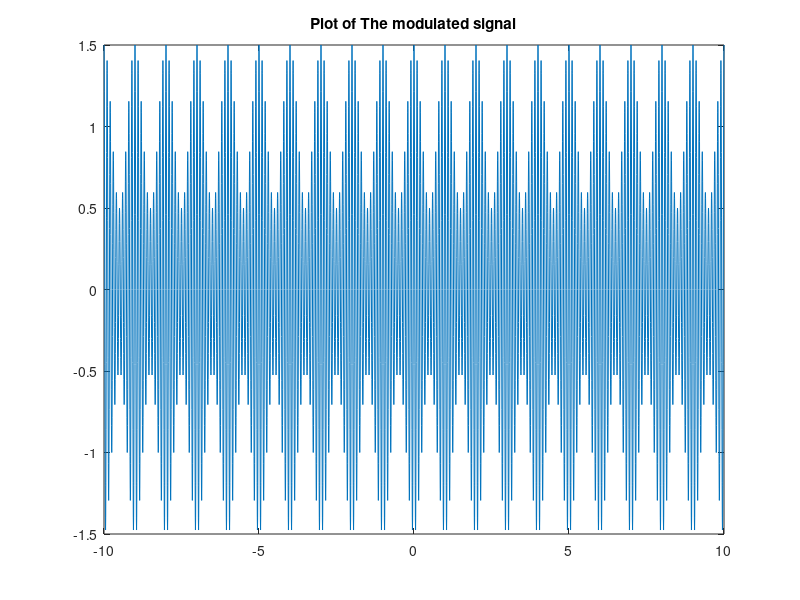
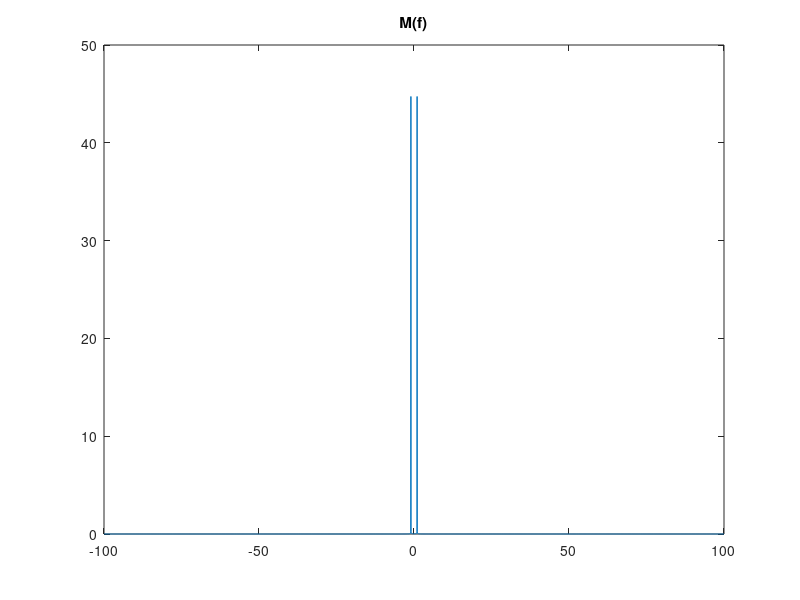
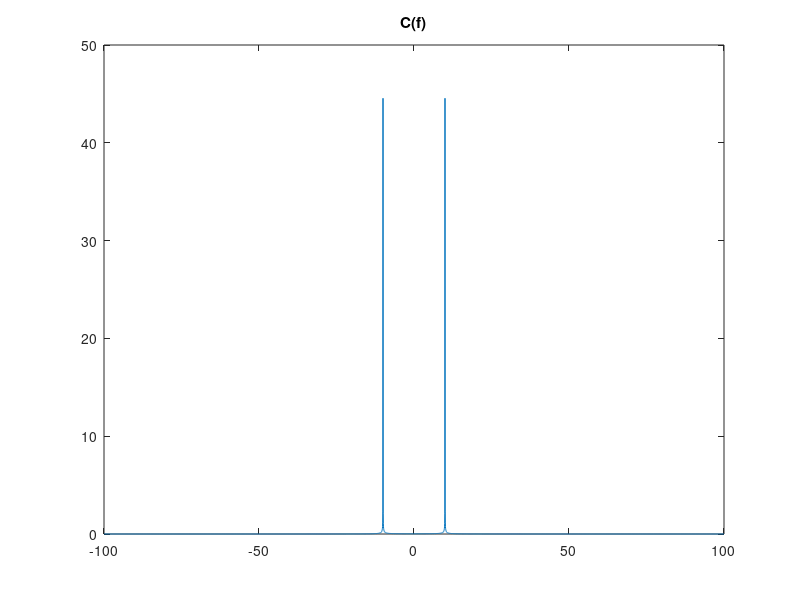
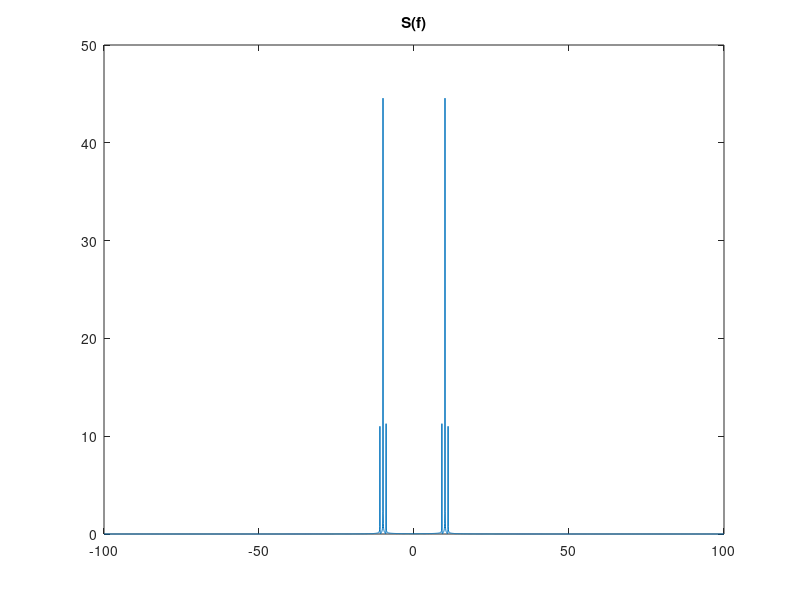

These charts were generated, in order, by the following MATLAB code:

% Assignment 5

clc; clear; 

%Define time
dt = 0.005;
t = -10:dt:10;
N = length(t);

%Define frequency domain
fs = 1/dt;
df = fs/N;
f = -(N/2-1/2)*df:df:(N/2-1/2)*df;

%% 1. In time domain evaluate and plot the following functions:
%  a) An information-bearing signal.
A_m = 1; f_m = 1; 
m =A_m* cos(2*pi*f_m*t);
txt1 = 'Plot of an Information-Bearing Signal';
plot(t,m), title(txt1);

%% b) A carrier wave.
A_c = 1; f_c = 10; 
c = A_c* cos(2*pi*f_c*t);
txt2 = 'Plot of a Carrier Wave';
plot(t,c), title(txt2);

%% c)  The modulated signal.
A_c = 1; f_c = 10; k_a = 0.5;
s = A_c*(1+k_a.*m).*cos(2*pi*f_c*t);
txt3 = 'Plot of The modulated signal';
plot(t,s), title(txt3);

%% 2. Calculate and plot the frequency domain representation of all the above functions, i.e.,
%  a) M(f)
M = fft(m); M = fftshift(M); M = 1/sqrt((N-1)/2)*M;
figure, plot(f,abs(M)), title('M(f)')

%% 
%  b) C(f)
C = fft(c); C = fftshift(C); C = 1/sqrt((N-1)/2)*C;
figure, plot(f,abs(C)), title('C(f)')

%% 
%  c) S(f)
S = fft(s); S = fftshift(S); S = 1/sqrt((N-1)/2)*S;
figure, plot(f,abs(S)), title('S(f)')